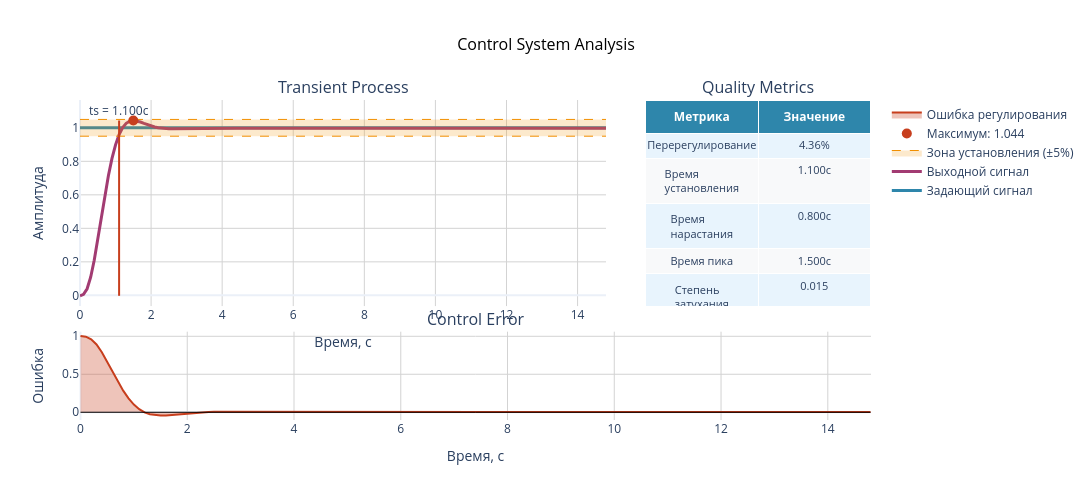

Here is the notebook cell this chart was saved with:
### Markdown cell above
## Detailed Transient Analysis

Use the built-in benchmark for control quality visualization.

### Code cell
bench.plot(theta_ref, theta_hist, 0.9, dt, time_array, figsize=(15, 5))

### Figure 1 — Plotly figure (JSON) as saved in the notebook; plotly's stock layout.template omitted (floating-point values rounded to 4 significant figures; data arrays with more than 128 entries replaced by an {"elided": "..."} marker saying what was removed)
{"data": [{"hovertemplate": "Время: %{x:.3f}с<br>Амплитуда: %{y:.3f}<extra></extra>", "line": {"color": "#2E86AB", "width": 3}, "mode": "lines", "name": "Задающий сигнал", "type": "scatter", "x": {"elided": "149 float values"}, "xaxis": "x", "y": {"elided": "149 float values"}, "yaxis": "y"}, {"hovertemplate": "Время: %{x:.3f}с<br>Амплитуда: %{y:.3f}<extra></extra>", "line": {"color": "#A23B72", "width": 3}, "mode": "lines", "name": "Выходной сигнал", "type": "scatter", "x": {"elided": "149 float values"}, "xaxis": "x", "y": {"elided": "149 float values"}, "yaxis": "y"}, {"hovertemplate": "Время: %{x:.3f}с<br>Верхняя граница: %{y:.3f}<extra></extra>", "line": {"color": "#F18F01", "dash": "dash", "width": 1}, "mode": "lines", "name": "Верхняя граница (±5%)", "showlegend": false, "type": "scatter", "x": {"elided": "149 float values"}, "xaxis": "x", "y": {"elided": "149 float values"}, "yaxis": "y"}, {"fill": "tonexty", "fillcolor": "rgba(241, 143, 1, 0.2)", "hovertemplate": "Время: %{x:.3f}с<br>Нижняя граница: %{y:.3f}<extra></extra>", "line": {"color": "#F18F01", "dash": "dash", "width": 1}, "mode": "lines", "name": "Зона установления (±5%)", "type": "scatter", "x": {"elided": "149 float values"}, "xaxis": "x", "y": {"elided": "149 float values"}, "yaxis": "y"}, {"hovertemplate": "Максимум<br>Время: 1.500с<br>Значение: 1.044<br>Перерегулирование: 4.4%<extra></extra>", "marker": {"color": "#C73E1D", "size": 10, "symbol": "circle"}, "mode": "markers", "name": "Максимум: 1.044", "type": "scatter", "x": [1.5], "xaxis": "x", "y": [1.044], "yaxis": "y"}, {"cells": {"align": "center", "fill": {"color": [["#E8F4FD", "#F8F9FA", "#E8F4FD", "#F8F9FA", "#E8F4FD", "#F8F9FA", "#E8F4FD", "#F8F9FA", "#E8F4FD", "#F8F9FA", "#E8F4FD", "#F8F9FA", "#E8F4FD", "#F8F9FA", "#E8F4FD", "#F8F9FA", "#E8F4FD", "#F8F9FA", "#E8F4FD", "#F8F9FA", "#E8F4FD", "#F8F9FA", "#E8F4FD", "#F8F9FA"]]}, "font": {"size": 11}, "height": 25, "values": [["Перерегулирование", "Время установления", "Время нарастания", "Время пика", "Степень затухания", "Статическая ошибка", "Макс. отклонение", "Количество колебаний", "IAE", "ISE", "ITAE", "Индекс качества"], ["4.36%", "1.100с", "0.800с", "1.500с", "0.015", "0.0031", "1.002", "2", "7.47", "5.36", "5.94", "5.394"]]}, "domain": {"x": [0.715, 1], "y": [0.356, 1]}, "header": {"align": "center", "fill": {"color": "#2E86AB"}, "font": {"color": "white", "size": 12}, "values": ["<b>Метрика</b>", "<b>Значение</b>"]}, "type": "table"}, {"fill": "tozeroy", "fillcolor": "rgba(199, 62, 29, 0.3)", "hovertemplate": "Время: %{x:.3f}с<br>Ошибка: %{y:.3f}<extra></extra>", "line": {"color": "#C73E1D", "width": 2}, "mode": "lines", "name": "Ошибка регулирования", "type": "scatter", "x": {"elided": "149 float values"}, "xaxis": "x2", "y": {"elided": "149 float values"}, "yaxis": "y2"}], "layout": {"annotations": [{"font": {"size": 16}, "showarrow": false, "text": "Transient Process", "x": 0.3325, "xanchor": "center", "xref": "paper", "y": 1, "yanchor": "bottom", "yref": "paper"}, {"font": {"size": 16}, "showarrow": false, "text": "Quality Metrics", "x": 0.8575, "xanchor": "center", "xref": "paper", "y": 1, "yanchor": "bottom", "yref": "paper"}, {"font": {"size": 16}, "showarrow": false, "text": "Control Error", "x": 0.5, "xanchor": "center", "xref": "paper", "y": 0.276, "yanchor": "bottom", "yref": "paper"}, {"showarrow": false, "text": "ts = 1.100с", "x": 1.1, "xref": "x", "y": 1.044, "yref": "y", "yshift": 10}], "height": 500, "legend": {"orientation": "v", "x": 1.02, "xanchor": "left", "y": 1, "yanchor": "top"}, "shapes": [{"line": {"color": "#C73E1D", "width": 2}, "type": "line", "x0": 1.1, "x1": 1.1, "xref": "x", "y0": -0.00265, "y1": 1.044, "yref": "y"}, {"line": {"color": "black", "dash": "solid", "width": 1}, "type": "line", "x0": 0, "x1": 14.8, "xref": "x2", "y0": 0, "y1": 0, "yref": "y2"}], "showlegend": true, "title": {"font": {"color": "black", "size": 16}, "text": "Control System Analysis", "x": 0.5}, "width": 1500, "xaxis": {"anchor": "y", "domain": [0, 0.665], "gridcolor": "lightgray", "gridwidth": 1, "showgrid": true, "title": {"text": "Время, с"}}, "xaxis2": {"anchor": "y2", "domain": [0, 1], "gridcolor": "lightgray", "gridwidth": 1, "showgrid": true, "title": {"text": "Время, с"}}, "yaxis": {"anchor": "x", "domain": [0.356, 1], "gridcolor": "lightgray", "gridwidth": 1, "showgrid": true, "title": {"text": "Амплитуда"}}, "yaxis2": {"anchor": "x2", "domain": [0, 0.276], "gridcolor": "lightgray", "gridwidth": 1, "showgrid": true, "title": {"text": "Ошибка"}}}}
